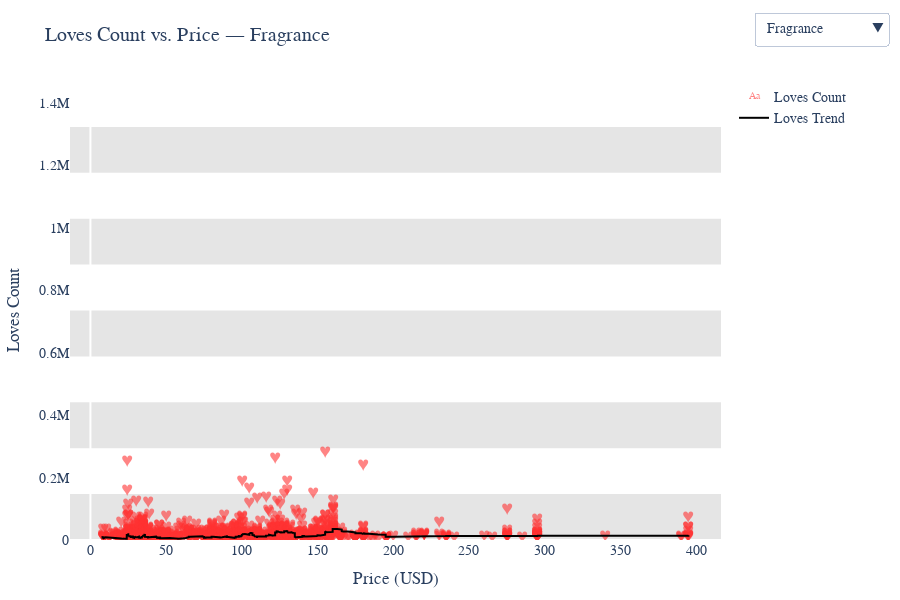

Write notebook code for a chart like this one.
### Code cell
import plotly.graph_objects as go
import pandas as pd

# Clean and prepare data
df = product_info_df.dropna(subset=['actual_price_usd', 'loves_count', 'primary_category']).copy()
categories = df['primary_category'].unique()

# Compute true max value for the y-axis (from both raw and smoothed values)
rolling_max = (
    df.groupby('primary_category')['loves_count']
    .apply(lambda x: x.sort_values().rolling(window=50, min_periods=1).mean().max())
).max()

y_max_loves = max(df['loves_count'].max(), rolling_max) * 1.05

# Build traces and dropdown buttons
traces = []
buttons = []

for i, cat in enumerate(categories):
    df_cat = df[df['primary_category'] == cat].sort_values(by='actual_price_usd')
    smooth_loves = df_cat['loves_count'].rolling(window=50, min_periods=1).mean()

    # Heart markers (transparent red)
    trace_points = go.Scatter(
        x=df_cat['actual_price_usd'],
        y=df_cat['loves_count'],
        mode='text',
        name='Loves Count',
        text=['♥'] * len(df_cat),
        textfont=dict(size=16, color='rgba(255, 50, 50, 0.6)'),
        hovertemplate='<b>%{text}</b><br>Price: $%{x}<br>Loves: %{y}<extra></extra>',
        visible=(i == 0)
    )

    # Trendline
    trace_line = go.Scatter(
        x=df_cat['actual_price_usd'],
        y=smooth_loves,
        mode='lines',
        name='Loves Trend',
        line=dict(color='black', width=2),
        hoverinfo='skip',
        visible=(i == 0)
    )

    traces.extend([trace_points, trace_line])

    vis = [False] * len(categories) * 2
    vis[i * 2] = True
    vis[i * 2 + 1] = True

    buttons.append(dict(
        label=cat,
        method='update',
        args=[{'visible': vis},
              {'title': f'Loves Count vs. Price — {cat}'}]
    ))

# Create alternating horizontal bands
band_shapes = []
band_count = 10
band_height = y_max_loves / band_count

for i in range(0, band_count, 2):
    band_shapes.append(dict(
        type='rect',
        xref='paper', yref='y',
        x0=0, x1=1,
        y0=i * band_height,
        y1=(i + 1) * band_height,
        fillcolor='rgba(0, 0, 0, 0.1)',
        layer='below',
        line_width=0
    ))

# Build figure
fig1 = go.Figure(data=traces)
fig1.update_layout(
    updatemenus=[dict(
        type='dropdown',
        buttons=buttons,
        active=0,
        x=1.05,
        xanchor='left',
        y=1.15,
        yanchor='top'
    )],
    title=f'Loves Count vs. Price — {categories[0]}',
    xaxis=dict(title='Price (USD)', showgrid=False),
    yaxis=dict(title='Loves Count', range=[0, y_max_loves], showgrid=False),
    shapes=band_shapes,
    plot_bgcolor='white',
    font=dict(family='Arial', size=14),
    height=600,
    margin=dict(t=80, b=60, l=60, r=60)
)

fig1.show()

### Figure 1 — Plotly figure (JSON) as saved in the notebook; plotly's stock layout.template omitted (floating-point values rounded to 4 significant figures; data arrays with more than 128 entries replaced by an {"elided": "..."} marker saying what was removed)
{"data": [{"hovertemplate": "<b>%{text}</b><br>Price: $%{x}<br>Loves: %{y}<extra></extra>", "mode": "text", "name": "Loves Count", "text": {"elided": "1432 str values"}, "textfont": {"color": "rgba(255, 50, 50, 0.6)", "size": 16}, "type": "scatter", "visible": true, "x": {"elided": "1432 float values"}, "y": {"elided": "1432 int values"}}, {"hoverinfo": "skip", "line": {"color": "black", "width": 2}, "mode": "lines", "name": "Loves Trend", "type": "scatter", "visible": true, "x": {"elided": "1432 float values"}, "y": {"elided": "1432 float values"}}, {"hovertemplate": "<b>%{text}</b><br>Price: $%{x}<br>Loves: %{y}<extra></extra>", "mode": "text", "name": "Loves Count", "text": {"elided": "405 str values"}, "textfont": {"color": "rgba(255, 50, 50, 0.6)", "size": 16}, "type": "scatter", "visible": false, "x": {"elided": "405 float values"}, "y": {"elided": "405 int values"}}, {"hoverinfo": "skip", "line": {"color": "black", "width": 2}, "mode": "lines", "name": "Loves Trend", "type": "scatter", "visible": false, "x": {"elided": "405 float values"}, "y": {"elided": "405 float values"}}, {"hovertemplate": "<b>%{text}</b><br>Price: $%{x}<br>Loves: %{y}<extra></extra>", "mode": "text", "name": "Loves Count", "text": {"elided": "288 str values"}, "textfont": {"color": "rgba(255, 50, 50, 0.6)", "size": 16}, "type": "scatter", "visible": false, "x": {"elided": "288 float values"}, "y": {"elided": "288 int values"}}, {"hoverinfo": "skip", "line": {"color": "black", "width": 2}, "mode": "lines", "name": "Loves Trend", "type": "scatter", "visible": false, "x": {"elided": "288 float values"}, "y": {"elided": "288 float values"}}, {"hovertemplate": "<b>%{text}</b><br>Price: $%{x}<br>Loves: %{y}<extra></extra>", "mode": "text", "name": "Loves Count", "text": {"elided": "1464 str values"}, "textfont": {"color": "rgba(255, 50, 50, 0.6)", "size": 16}, "type": "scatter", "visible": false, "x": {"elided": "1464 float values"}, "y": {"elided": "1464 int values"}}, {"hoverinfo": "skip", "line": {"color": "black", "width": 2}, "mode": "lines", "name": "Loves Trend", "type": "scatter", "visible": false, "x": {"elided": "1464 float values"}, "y": {"elided": "1464 float values"}}, {"hovertemplate": "<b>%{text}</b><br>Price: $%{x}<br>Loves: %{y}<extra></extra>", "mode": "text", "name": "Loves Count", "text": {"elided": "2369 str values"}, "textfont": {"color": "rgba(255, 50, 50, 0.6)", "size": 16}, "type": "scatter", "visible": false, "x": {"elided": "2369 float values"}, "y": {"elided": "2369 int values"}}, {"hoverinfo": "skip", "line": {"color": "black", "width": 2}, "mode": "lines", "name": "Loves Trend", "type": "scatter", "visible": false, "x": {"elided": "2369 float values"}, "y": {"elided": "2369 float values"}}, {"hovertemplate": "<b>%{text}</b><br>Price: $%{x}<br>Loves: %{y}<extra></extra>", "mode": "text", "name": "Loves Count", "text": {"elided": "2420 str values"}, "textfont": {"color": "rgba(255, 50, 50, 0.6)", "size": 16}, "type": "scatter", "visible": false, "x": {"elided": "2420 float values"}, "y": {"elided": "2420 int values"}}, {"hoverinfo": "skip", "line": {"color": "black", "width": 2}, "mode": "lines", "name": "Loves Trend", "type": "scatter", "visible": false, "x": {"elided": "2420 float values"}, "y": {"elided": "2420 float values"}}, {"hovertemplate": "<b>%{text}</b><br>Price: $%{x}<br>Loves: %{y}<extra></extra>", "mode": "text", "name": "Loves Count", "text": ["♥", "♥", "♥", "♥", "♥", "♥", "♥", "♥", "♥", "♥", "♥", "♥", "♥", "♥", "♥", "♥", "♥", "♥", "♥", "♥", "♥", "♥", "♥", "♥", "♥", "♥", "♥", "♥", "♥", "♥", "♥", "♥", "♥", "♥", "♥", "♥", "♥", "♥", "♥", "♥", "♥", "♥", "♥", "♥", "♥", "♥", "♥", "♥", "♥", "♥", "♥", "♥"], "textfont": {"color": "rgba(255, 50, 50, 0.6)", "size": 16}, "type": "scatter", "visible": false, "x": [4.95, 5.0, 6.0, 6.0, 7.0, 7.0, 7.0, 9.0, 10.0, 10.0, 10.0, 10.0, 12.0, 12.0, 12.0, 12.0, 12.0, 12.0, 14.0, 14.0, 15.0, 15.0, 15.0, 15.0, 16.0, 18.0, 19.0, 20.0, 20.0, 20.0, 20.0, 22.0, 24.0, 24.0, 24.0, 24.0, 24.0, 24.0, 25.0, 26.0, 28.0, 28.0, 31.0, 35.0, 45.0, 46.0, 74.0, 89.0, 125.0, 129.0, 169.0, 249.0], "y": [16473, 11922, 23683, 16709, 59164, 11872, 5517, 4034, 4682, 18195, 7606, 3669, 13177, 7133, 19045, 12195, 8542, 17695, 1348, 3554, 12360, 10279, 9293, 7154, 14129, 5692, 3714, 23556, 11374, 20139, 35078, 1060, 21108, 21114, 23009, 153548, 8461, 0, 7125, 4548, 31809, 15943, 1875, 1894, 8759, 6999, 5831, 18706, 14446, 3409, 2375, 8420]}, {"hoverinfo": "skip", "line": {"color": "black", "width": 2}, "mode": "lines", "name": "Loves Trend", "type": "scatter", "visible": false, "x": [4.95, 5.0, 6.0, 6.0, 7.0, 7.0, 7.0, 9.0, 10.0, 10.0, 10.0, 10.0, 12.0, 12.0, 12.0, 12.0, 12.0, 12.0, 14.0, 14.0, 15.0, 15.0, 15.0, 15.0, 16.0, 18.0, 19.0, 20.0, 20.0, 20.0, 20.0, 22.0, 24.0, 24.0, 24.0, 24.0, 24.0, 24.0, 25.0, 26.0, 28.0, 28.0, 31.0, 35.0, 45.0, 46.0, 74.0, 89.0, 125.0, 129.0, 169.0, 249.0], "y": [16470.0, 14200.0, 17360.0, 17200.0, 25590.0, 23300.0, 20760.0, 18670.0, 17120.0, 17230.0, 16350.0, 15290.0, 15130.0, 14560.0, 14860.0, 14690.0, 14330.0, 14520.0, 13820.0, 13310.0, 13270.0, 13130.0, 12960.0, 12720.0, 12780.0, 12500.0, 12180.0, 12590.0, 12540.0, 12800.0, 13520.0, 13130.0, 13370.0, 13600.0, 13860.0, 17750.0, 17490.0, 17030.0, 16780.0, 16470.0, 16850.0, 16830.0, 16480.0, 16150.0, 15980.0, 15790.0, 15580.0, 15640.0, 15620.0, 15370.0, 15090.0, 15020.0]}, {"hovertemplate": "<b>%{text}</b><br>Price: $%{x}<br>Loves: %{y}<extra></extra>", "mode": "text", "name": "Loves Count", "text": ["♥", "♥", "♥", "♥", "♥", "♥", "♥", "♥", "♥", "♥", "♥", "♥", "♥", "♥", "♥", "♥", "♥", "♥", "♥", "♥", "♥", "♥", "♥", "♥", "♥", "♥", "♥", "♥", "♥", "♥", "♥", "♥", "♥", "♥", "♥", "♥", "♥", "♥", "♥", "♥", "♥", "♥", "♥", "♥", "♥", "♥", "♥", "♥", "♥", "♥", "♥", "♥", "♥", "♥", "♥", "♥", "♥", "♥", "♥", "♥"], "textfont": {"color": "rgba(255, 50, 50, 0.6)", "size": 16}, "type": "scatter", "visible": false, "x": [10.0, 16.0, 16.8, 17.0, 19.0, 20.0, 20.0, 20.0, 20.0, 22.0, 22.0, 23.0, 23.0, 23.0, 23.5, 24.0, 24.0, 24.0, 24.0, 25.0, 25.0, 25.0, 25.0, 25.0, 26.0, 26.0, 26.5, 27.0, 27.0, 28.0, 28.0, 30.0, 30.0, 30.0, 32.0, 32.0, 32.0, 34.0, 35.0, 36.0, 36.0, 36.0, 36.0, 36.0, 37.0, 37.0, 37.0, 38.0, 40.0, 40.0, 41.0, 44.0, 44.0, 44.0, 52.0, 57.0, 60.0, 62.0, 70.0, 104.0], "y": [587, 5224, 4260, 4238, 2813, 5310, 10670, 3039, 10328, 4712, 11399, 3160, 1811, 1029, 2447, 8831, 12874, 6471, 2852, 3425, 6958, 4621, 2633, 1526, 3682, 4776, 4420, 2860, 9470, 6753, 16131, 4796, 19364, 6821, 4071, 3218, 1813, 2172, 8783, 2165, 2150, 2695, 3116, 5734, 4283, 1859, 3226, 5741, 1080, 2899, 3084, 4370, 4612, 2223, 1268, 4043, 1399, 6491, 909, 7657]}, {"hoverinfo": "skip", "line": {"color": "black", "width": 2}, "mode": "lines", "name": "Loves Trend", "type": "scatter", "visible": false, "x": [10.0, 16.0, 16.8, 17.0, 19.0, 20.0, 20.0, 20.0, 20.0, 22.0, 22.0, 23.0, 23.0, 23.0, 23.5, 24.0, 24.0, 24.0, 24.0, 25.0, 25.0, 25.0, 25.0, 25.0, 26.0, 26.0, 26.5, 27.0, 27.0, 28.0, 28.0, 30.0, 30.0, 30.0, 32.0, 32.0, 32.0, 34.0, 35.0, 36.0, 36.0, 36.0, 36.0, 36.0, 37.0, 37.0, 37.0, 38.0, 40.0, 40.0, 41.0, 44.0, 44.0, 44.0, 52.0, 57.0, 60.0, 62.0, 70.0, 104.0], "y": [587.0, 2906.0, 3357.0, 3577.0, 3424.0, 3739.0, 4729.0, 4518.0, 5163.0, 5118.0, 5689.0, 5478.0, 5196.0, 4899.0, 4735.0, 4991.0, 5455.0, 5511.0, 5371.0, 5274.0, 5354.0, 5321.0, 5204.0, 5051.0, 4996.0, 4988.0, 4967.0, 4891.0, 5049.0, 5106.0, 5462.0, 5441.0, 5863.0, 5891.0, 5839.0, 5766.0, 5659.0, 5568.0, 5650.0, 5563.0, 5480.0, 5413.0, 5360.0, 5368.0, 5344.0, 5268.0, 5225.0, 5236.0, 5151.0, 5106.0, 5156.0, 5139.0, 5146.0, 5106.0, 5075.0, 5049.0, 4864.0, 4933.0, 4745.0, 4803.0]}, {"hovertemplate": "<b>%{text}</b><br>Price: $%{x}<br>Loves: %{y}<extra></extra>", "mode": "text", "name": "Loves Count", "text": ["♥", "♥", "♥", "♥"], "textfont": {"color": "rgba(255, 50, 50, 0.6)", "size": 16}, "type": "scatter", "visible": false, "x": [50.0, 50.0, 50.0, 50.0], "y": [0, 0, 0, 0]}, {"hoverinfo": "skip", "line": {"color": "black", "width": 2}, "mode": "lines", "name": "Loves Trend", "type": "scatter", "visible": false, "x": [50.0, 50.0, 50.0, 50.0], "y": [0.0, 0.0, 0.0, 0.0]}], "layout": {"font": {"family": "Arial", "size": 14}, "height": 600, "margin": {"b": 60, "l": 60, "r": 60, "t": 80}, "plot_bgcolor": "white", "shapes": [{"fillcolor": "rgba(0, 0, 0, 0.1)", "layer": "below", "line": {"width": 0}, "type": "rect", "x0": 0, "x1": 1, "xref": "paper", "y0": 0, "y1": 147100.0, "yref": "y"}, {"fillcolor": "rgba(0, 0, 0, 0.1)", "layer": "below", "line": {"width": 0}, "type": "rect", "x0": 0, "x1": 1, "xref": "paper", "y0": 294200.0, "y1": 441300.0, "yref": "y"}, {"fillcolor": "rgba(0, 0, 0, 0.1)", "layer": "below", "line": {"width": 0}, "type": "rect", "x0": 0, "x1": 1, "xref": "paper", "y0": 588400.0, "y1": 735600.0, "yref": "y"}, {"fillcolor": "rgba(0, 0, 0, 0.1)", "layer": "below", "line": {"width": 0}, "type": "rect", "x0": 0, "x1": 1, "xref": "paper", "y0": 882700.0, "y1": 1030000.0, "yref": "y"}, {"fillcolor": "rgba(0, 0, 0, 0.1)", "layer": "below", "line": {"width": 0}, "type": "rect", "x0": 0, "x1": 1, "xref": "paper", "y0": 1177000.0, "y1": 1324000.0, "yref": "y"}], "title": {"text": "Loves Count vs. Price — Fragrance"}, "updatemenus": [{"active": 0, "buttons": [{"args": [{"visible": [true, true, false, false, false, false, false, false, false, false, false, false, false, false, false, false, false, false]}, {"title": "Loves Count vs. Price — Fragrance"}], "label": "Fragrance", "method": "update"}, {"args": [{"visible": [false, false, true, true, false, false, false, false, false, false, false, false, false, false, false, false, false, false]}, {"title": "Loves Count vs. Price — Bath & Body"}], "label": "Bath & Body", "method": "update"}, {"args": [{"visible": [false, false, false, false, true, true, false, false, false, false, false, false, false, false, false, false, false, false]}, {"title": "Loves Count vs. Price — Mini Size"}], "label": "Mini Size", "method": "update"}, {"args": [{"visible": [false, false, false, false, false, false, true, true, false, false, false, false, false, false, false, false, false, false]}, {"title": "Loves Count vs. Price — Hair"}], "label": "Hair", "method": "update"}, {"args": [{"visible": [false, false, false, false, false, false, false, false, true, true, false, false, false, false, false, false, false, false]}, {"title": "Loves Count vs. Price — Makeup"}], "label": "Makeup", "method": "update"}, {"args": [{"visible": [false, false, false, false, false, false, false, false, false, false, true, true, false, false, false, false, false, false]}, {"title": "Loves Count vs. Price — Skincare"}], "label": "Skincare", "method": "update"}, {"args": [{"visible": [false, false, false, false, false, false, false, false, false, false, false, false, true, true, false, false, false, false]}, {"title": "Loves Count vs. Price — Tools & Brushes"}], "label": "Tools & Brushes", "method": "update"}, {"args": [{"visible": [false, false, false, false, false, false, false, false, false, false, false, false, false, false, true, true, false, false]}, {"title": "Loves Count vs. Price — Men"}], "label": "Men", "method": "update"}, {"args": [{"visible": [false, false, false, false, false, false, false, false, false, false, false, false, false, false, false, false, true, true]}, {"title": "Loves Count vs. Price — Gifts"}], "label": "Gifts", "method": "update"}], "type": "dropdown", "x": 1.05, "xanchor": "left", "y": 1.15, "yanchor": "top"}], "xaxis": {"showgrid": false, "title": {"text": "Price (USD)"}}, "yaxis": {"range": [0, 1471000.0], "showgrid": false, "title": {"text": "Loves Count"}}}}
